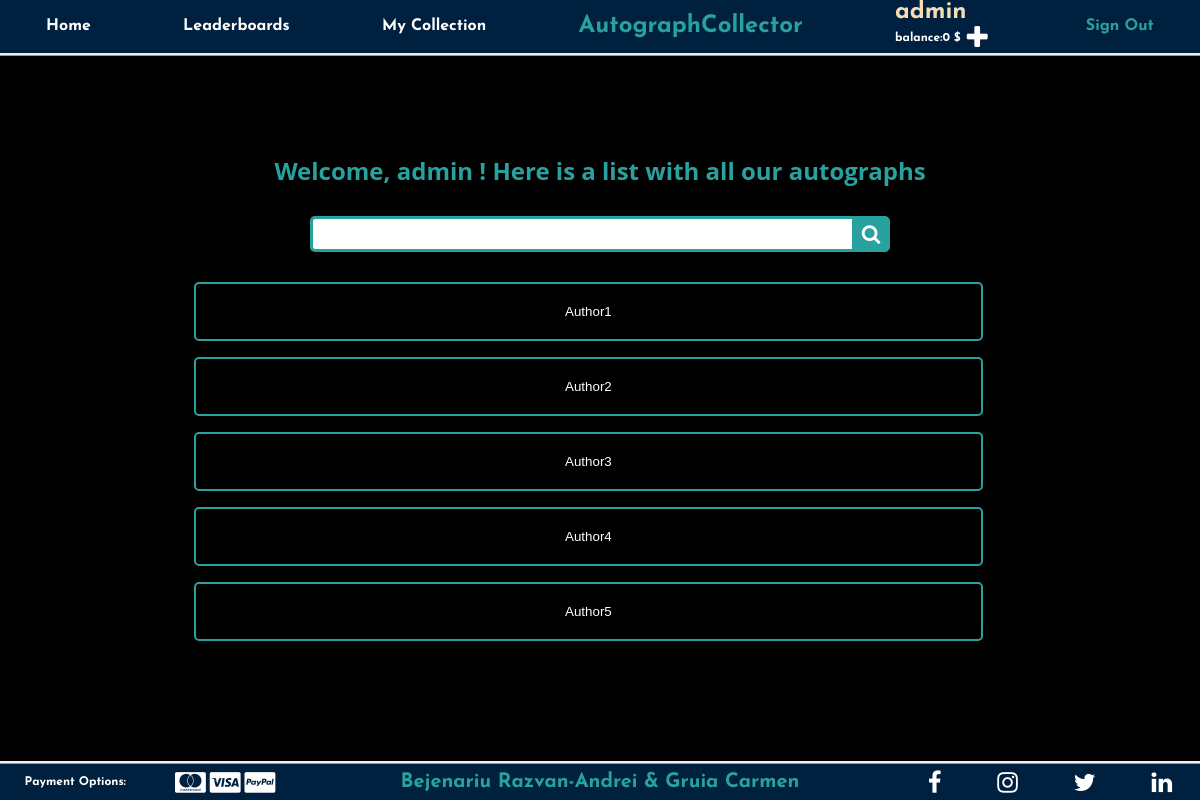
Screenshot of /home.php (signed in) with the database file from the repository.
### tables this page shows
CREATE TABLE `autographs` (
  `a_id` int NOT NULL AUTO_INCREMENT,
  `name` varchar(45) DEFAULT NULL,
  `domain` varchar(45) DEFAULT NULL,
  `provenance` varchar(45) DEFAULT NULL,
  `location` varchar(45) DEFAULT NULL,
  `object` varchar(45) DEFAULT NULL,
  `mentions` varchar(45) DEFAULT NULL,
  `worth` decimal(10,0) DEFAULT NULL,
  `image` varchar(100) DEFAULT 'images/autograph.jpg',
  `user_id` int NOT NULL,
  PRIMARY KEY (`a_id`),
  UNIQUE KEY `id_UNIQUE` (`a_id`)
);

### home.php (the view, shortened to what this page needs)
<?php
$path = $_SERVER['DOCUMENT_ROOT'];
$path .= "/AuCo/";
require_once($path . 'connect.php');
$ReadSql = "SELECT * FROM `autographs`";
$res = mysqli_query($connection, $ReadSql);
?>
<!DOCTYPE html>
<html lang="en">
<head>
    <link href="styles/style.css" rel="stylesheet" />
    <link href="https://cdnjs.cloudflare.com/ajax/libs/font-awesome/4.7.0/css/font-awesome.min.css" rel="stylesheet">
</head>
<body>
<header>
        <a class="nav-bar-item" href="home.php"> Home </a>
        <a class="nav-bar-item" href="leaderboards.php?param=all"> Leaderboards </a>
        <a class="nav-bar-item" href="collection.php"> My Collection </a>
        <div class="title"> AutographCollector </div>
        <div class="user">
            <a href="collection.php">
            <b><?php
			    echo $_SESSION['username'];
        	?></b>
            </a>
            <div class="balance">
                <p id="value">balance:<?php
			    echo $_SESSION['balance'];
        	    ?> $</p>
                <button id="toggleBtn"><i class="fa fa-plus fa-2x" aria-hidden="true"></i></button>
            </div>
        </div>
        <a class="sign-out-btn" href="sign-in.php">Sign Out</a>
    </header>
    <main>
        <section class="main-template">
            <div class="my-body">
                <h1 style="color:#27a29e;font-family: 'Open Sans' ;font-weight: bold;text-align:center; padding-top:5%;">
                    Welcome, <b><?php
			    echo $_SESSION['username'];
        	    ?></b> ! Here is a list with all our autographs</h1>
                <div class="search">
                    <input type="text" class="searchTerm"
                        placeholder="What are you looking for? Please enter a hey word...">
                    <button type="submit" class="searchButton">
                        <i class="fa fa-search"></i>
                    </button>
                </div>
                <?php
            while($r = mysqli_fetch_assoc($res)){
                ?>
                <div class="collections">
                    <button><a href="autograph.php?param=<?php echo $r['a_id']; ?>"><?php echo $r['name']; ?></a></button>
                    <br>
                </div>
            <?php } ?>
            </div>
        </section>
    </main>
    <footer>
        <div class="payments">
            <p>Payment Options:</p>
            <div class="payment-types">
                <a href="https://www.mastercard.com"><i class="fa fa-cc-mastercard fa-2x"></i></a>
                <a href="https://www.visa.com"><i class="fa fa-cc-visa fa-2x"></i></a>
                <a href="https://www.paypal.com"><i class="fa fa-cc-paypal fa-2x"></i></a>
            </div>
        </div>
        <div class="authors"> Bejenariu Razvan-Andrei & Gruia Carmen</div>
        <div class="social-media">
            <a href="https://www.facebook.com"> <i class="fa fa-facebook fa-2x"></i></a>
            <a href="https://www.instagram.com"> <i class="fa fa-instagram fa-2x"></i></a>
            <a href="https://www.twitter.com"> <i class="fa fa-twitter fa-2x"></i></a>
            <a href="https://www.linkedin.com"> <i class="fa fa-linkedin fa-2x"></i></a>
        </div>
    </footer>
</body>
</html>

### styles/style.css (style rules this page uses)
body { height: 100%; padding: 0; margin: 0; display: flex; flex-direction: column; align-items: center; justify-content: center; font-family: 'Josefin Sans', sans-serif; font-weight: bold; }
html { height: 100%; }
a { text-decoration: none; }
header { position:sticky; top: 0%; width: 100%; min-height: fit-content; background: #00203FFF; border-bottom-style: ridge; display: flex; align-items: center; justify-content: space-around; flex-wrap: wrap; }
.title { color: #27a29e; font-size: 3.5rem; }
.nav-bar-item { color: white; font-size: 2rem; }
.user a { margin: 0; padding: 0; color: wheat; font-size: 3rem; }
.balance { display: flex; position: relative; align-items: center; }
.balance button { background: #00203FFF; color: white; border: 0; }
.user p { margin: 0; padding: 0; color: white; font-size: 1.5rem; }
.sign-out-btn { font-size: 2rem; color: #27a29e; }
footer { width: 100%; min-height: fit-content; background: #00203FFF; border-top-style: ridge; display: flex; align-items: center; justify-content: space-between; flex-wrap: wrap; }
.payments { flex: 1; color: white; font-size: 1.5rem; display: flex; justify-content: space-around; align-items: center; }
.payments a { color: white; }
.authors { flex: 2; color: #27a29e; font-size: 2.5rem; text-align: center; }
.social-media { flex: 1; font-size: 1.5rem; display: flex; color: white; justify-content: space-around; align-items: center; }
.social-media a { color: white; }
main { flex-grow: 2; }
.main-template { background: #27a29e; display: flex; justify-content: space-around; width: 100vw; height: 100%; }
.my-body { background: black; justify-content: center; flex-grow: 2; width: 70vw; height: 100%; padding: 20px; }
.search { width: 50%; position: relative; display: flex; padding: 10px; padding-left: 25%; padding-bottom: 30px; }
.searchTerm { width: 100%; border: 3px solid #27a29e; border-right: none; padding: 5px; height: 20px; border-radius: 5px 0 0 5px; outline: none; color: #9DBFAF; }
.searchButton { width: 40px; height: 36px; border: 1px solid #27a29e; background: #27a29e; text-align: center; color: #fff; border-radius: 0 5px 5px 0; cursor: pointer; font-size: 20px; }
.collections { padding-left: 15%; }
.collections button { width: 80%; background-color: black; display: block; color: white; border: 2px solid #27a29e; border-radius: 5px; padding: 20px; text-align: center; }
.collections a { color: white; }
::placeholder { color: white; }
@media screen and (max-width: 1300px) { .title { font-size: 1.5rem; } }
@media screen and (max-width: 1300px) { .nav-bar-item { font-size: 1rem; } }
@media screen and (max-width: 1300px) { .user a { font-size: 1.5rem; } }
@media screen and (max-width: 1300px) { .user p { font-size: 0.75rem; } }
@media screen and (max-width: 1300px) { .sign-out-btn { font-size: 1rem; } }
@media screen and (max-width: 1300px) { .payments { font-size: 0.75rem; } }
@media screen and (max-width: 1300px) { .authors { font-size: 1.25rem; } }
@media screen and (max-width: 1300px) { .social-media { font-size: 0.75rem; } }

### rows the page displays
autographs: name "Author1"
autographs: name "Author2"
autographs: name "Author3"
autographs: name "Author4"
autographs: name "Author5"

### other values shown
$_SESSION['username'] "admin"
$_SESSION['balance'] "0"
